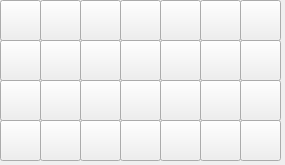
    <widget class="QWidget" name="scrollAreaWidgetContents">
     <property name="geometry">
      <rect>
       <x>0</x>
       <y>0</y>
       <width>285</width>
       <height>165</height>
      </rect>
     </property>
     <property name="font">
      <font>
       <pointsize>10</pointsize>
       <weight>50</weight>
       <bold>false</bold>
      </font>
     </property>
     <widget class="QPushButton" name="conMake_21_BTN">
      <property name="geometry">
       <rect>
        <x>240</x>
        <y>80</y>
        <width>41</width>
        <height>41</height>
       </rect>
      </property>
      <property name="minimumSize">
       <size>
        <width>41</width>
        <height>41</height>
       </size>
      </property>
      <property name="maximumSize">
       <size>
        <width>41</width>
        <height>41</height>
       </size>
      </property>
      <property name="cursor">
       <cursorShape>PointingHandCursor</cursorShape>
      </property>
      <property name="text">
       <string/>
      </property>
      <property name="iconSize">
       <size>
        <width>41</width>
        <height>41</height>
       </size>
      </property>
     </widget>
     <widget class="QPushButton" name="conMake_17_BTN">
      <property name="geometry">
       <rect>
        <x>80</x>
        <y>80</y>
        <width>41</width>
        <height>41</height>
       </rect>
      </property>
      <property name="minimumSize">
       <size>
        <width>41</width>
        <height>41</height>
       </size>
      </property>
      <property name="maximumSize">
       <size>
        <width>41</width>
        <height>41</height>
       </size>
      </property>
      <property name="cursor">
       <cursorShape>PointingHandCursor</cursorShape>
      </property>
      <property name="text">
       <string/>
      </property>
      <property name="iconSize">
       <size>
        <width>41</width>
        <height>41</height>
       </size>
      </property>
     </widget>
     <widget class="QPushButton" name="conMake_27_BTN">
      <property name="geometry">
       <rect>
        <x>200</x>
        <y>120</y>
        <width>41</width>
        <height>41</height>
       </rect>
      </property>
      <property name="minimumSize">
       <size>
        <width>41</width>
        <height>41</height>
       </size>
      </property>
      <property name="maximumSize">
       <size>
        <width>41</width>
        <height>41</height>
       </size>
      </property>
      <property name="cursor">
       <cursorShape>PointingHandCursor</cursorShape>
      </property>
      <property name="text">
       <string/>
      </property>
      <property name="iconSize">
       <size>
        <width>41</width>
        <height>41</height>
       </size>
      </property>
     </widget>
     <widget class="QPushButton" name="conMake_05_BTN">
      <property name="geometry">
       <rect>
        <x>160</x>
        <y>0</y>
        <width>41</width>
        <height>41</height>
       </rect>
      </property>
      <property name="minimumSize">
       <size>
        <width>41</width>
        <height>41</height>
       </size>
      </property>
      <property name="maximumSize">
       <size>
        <width>41</width>
        <height>41</height>
       </size>
      </property>
      <property name="cursor">
       <cursorShape>PointingHandCursor</cursorShape>
      </property>
      <property name="text">
       <string/>
      </property>
      <property name="iconSize">
       <size>
        <width>41</width>
        <height>41</height>
       </size>
      </property>
     </widget>
     <widget class="QPushButton" name="conMake_15_BTN">
      <property name="geometry">
       <rect>
        <x>0</x>
        <y>80</y>
        <width>41</width>
        <height>41</height>
       </rect>
      </property>
      <property name="minimumSize">
       <size>
        <width>41</width>
        <height>41</height>
       </size>
      </property>
      <property name="maximumSize">
       <size>
        <width>41</width>
        <height>41</height>
       </size>
      </property>
      <property name="cursor">
       <cursorShape>PointingHandCursor</cursorShape>
      </property>
      <property name="text">
       <string/>
      </property>
      <property name="iconSize">
       <size>
        <width>41</width>
        <height>41</height>
       </size>
      </property>
     </widget>
     <widget class="QPushButton" name="conMake_12_BTN">
      <property name="geometry">
       <rect>
        <x>160</x>
        <y>40</y>
        <width>41</width>
        <height>41</height>
       </rect>
      </property>
      <property name="minimumSize">
       <size>
        <width>41</width>
        <height>41</height>
       </size>
      </property>
      <property name="maximumSize">
       <size>
        <width>41</width>
        <height>41</height>
       </size>
      </property>
      <property name="cursor">
       <cursorShape>PointingHandCursor</cursorShape>
      </property>
      <property name="text">
       <string/>
      </property>
      <property name="iconSize">
       <size>
        <width>41</width>
        <height>41</height>
       </size>
      </property>
     </widget>
     <widget class="QPushButton" name="conMake_09_BTN">
      <property name="geometry">
       <rect>
        <x>40</x>
        <y>40</y>
        <width>41</width>
        <height>41</height>
       </rect>
      </property>
      <property name="minimumSize">
       <size>
        <width>41</width>
        <height>41</height>
       </size>
      </property>
      <property name="maximumSize">
       <size>
        <width>41</width>
        <height>41</height>
       </size>
      </property>
      <property name="cursor">
       <cursorShape>PointingHandCursor</cursorShape>
      </property>
      <property name="text">
       <string/>
      </property>
      <property name="iconSize">
       <size>
        <width>41</width>
        <height>41</height>
       </size>
      </property>
     </widget>
     <widget class="QPushButton" name="conMake_18_BTN">
      <property name="geometry">
       <rect>
        <x>120</x>
        <y>80</y>
        <width>41</width>
        <height>41</height>
       </rect>
      </property>
      <property name="minimumSize">
       <size>
        <width>41</width>
        <height>41</height>
       </size>
      </property>
      <property name="maximumSize">
       <size>
        <width>41</width>
        <height>41</height>
       </size>
      </property>
      <property name="cursor">
       <cursorShape>PointingHandCursor</cursorShape>
      </property>
      <property name="text">
       <string/>
      </property>
      <property name="iconSize">
       <size>
        <width>41</width>
        <height>41</height>
       </size>
      </property>
     </widget>
     <widget class="QPushButton" name="conMake_14_BTN">
      <property name="geometry">
       <rect>
        <x>240</x>
        <y>40</y>
        <width>41</width>
        <height>41</height>
       </rect>
      </property>
      <property name="minimumSize">
       <size>
        <width>41</width>
        <height>41</height>
       </size>
      </property>
      <property name="maximumSize">
       <size>
        <width>41</width>
        <height>41</height>
       </size>
      </property>
      <property name="cursor">
       <cursorShape>PointingHandCursor</cursorShape>
      </property>
      <property name="text">
       <string/>
      </property>
      <property name="iconSize">
       <size>
        <width>41</width>
        <height>41</height>
       </size>
      </property>
     </widget>
     <widget class="QPushButton" name="conMake_08_BTN">
      <property name="geometry">
       <rect>
        <x>0</x>
        <y>40</y>
        <width>41</width>
        <height>41</height>
       </rect>
      </property>
      <property name="minimumSize">
       <size>
        <width>41</width>
        <height>41</height>
       </size>
      </property>
      <property name="maximumSize">
       <size>
        <width>41</width>
        <height>41</height>
       </size>
      </property>
      <property name="cursor">
       <cursorShape>PointingHandCursor</cursorShape>
      </property>
      <property name="text">
       <string/>
      </property>
      <property name="iconSize">
       <size>
        <width>41</width>
        <height>41</height>
       </size>
      </property>
     </widget>
     <widget class="QPushButton" name="conMake_20_BTN">
      <property name="geometry">
       <rect>
        <x>200</x>
        <y>80</y>
        <width>41</width>
        <height>41</height>
       </rect>
      </property>
      <property name="minimumSize">
       <size>
        <width>41</width>
        <height>41</height>
       </size>
      </property>
      <property name="maximumSize">
       <size>
        <width>41</width>
        <height>41</height>
       </size>
      </property>
      <property name="cursor">
       <cursorShape>PointingHandCursor</cursorShape>
      </property>
      <property name="text">
       <string/>
      </property>
      <property name="iconSize">
       <size>
        <width>41</width>
        <height>41</height>
       </size>
      </property>
     </widget>
     <widget class="QPushButton" name="conMake_06_BTN">
      <property name="geometry">
       <rect>
        <x>200</x>
        <y>0</y>
        <width>41</width>
        <height>41</height>
       </rect>
      </property>
      <property name="minimumSize">
       <size>
        <width>41</width>
        <height>41</height>
       </size>
      </property>
      <property name="maximumSize">
       <size>
        <width>41</width>
        <height>41</height>
       </size>
      </property>
      <property name="cursor">
       <cursorShape>PointingHandCursor</cursorShape>
      </property>
      <property name="text">
       <string/>
      </property>
      <property name="iconSize">
       <size>
        <width>41</width>
        <height>41</height>
       </size>
      </property>
     </widget>
     <widget class="QPushButton" name="conMake_22_BTN">
      <property name="geometry">
       <rect>
        <x>0</x>
        <y>120</y>
        <width>41</width>
        <height>41</height>
       </rect>
      </property>
      <property name="minimumSize">
       <size>
        <width>41</width>
        <height>41</height>
       </size>
      </property>
      <property name="maximumSize">
       <size>
        <width>41</width>
        <height>41</height>
       </size>
      </property>
      <property name="cursor">
       <cursorShape>PointingHandCursor</cursorShape>
      </property>
      <property name="text">
       <string/>
      </property>
      <property name="iconSize">
       <size>
        <width>41</width>
        <height>41</height>
       </size>
      </property>
     </widget>
     <widget class="QPushButton" name="conMake_10_BTN">
      <property name="geometry">
       <rect>
        <x>80</x>
        <y>40</y>
        <width>41</width>
        <height>41</height>
       </rect>
      </property>
      <property name="minimumSize">
       <size>
        <width>41</width>
        <height>41</height>
       </size>
      </property>
      <property name="maximumSize">
       <size>
        <width>41</width>
        <height>41</height>
       </size>
      </property>
      <property name="cursor">
       <cursorShape>PointingHandCursor</cursorShape>
      </property>
      <property name="text">
       <string/>
      </property>
      <property name="iconSize">
       <size>
        <width>41</width>
        <height>41</height>
       </size>
      </property>
     </widget>
     <widget class="QPushButton" name="conMake_07_BTN">
      <property name="geometry">
       <rect>
        <x>240</x>
        <y>0</y>
        <width>41</width>
        <height>41</height>
       </rect>
      </property>
      <property name="minimumSize">
       <size>
        <width>41</width>
        <height>41</height>
       </size>
      </property>
      <property name="maximumSize">
       <size>
        <width>41</width>
        <height>41</height>
       </size>
      </property>
      <property name="cursor">
       <cursorShape>PointingHandCursor</cursorShape>
      </property>
      <property name="text">
       <string/>
      </property>
      <property name="iconSize">
       <size>
        <width>41</width>
        <height>41</height>
       </size>
      </property>
     </widget>
     <widget class="QPushButton" name="conMake_23_BTN">
      <property name="geometry">
       <rect>
        <x>40</x>
        <y>120</y>
        <width>41</width>
        <height>41</height>
       </rect>
      </property>
      <property name="minimumSize">
       <size>
        <width>41</width>
        <height>41</height>
       </size>
      </property>
      <property name="maximumSize">
       <size>
        <width>41</width>
        <height>41</height>
       </size>
      </property>
      <property name="cursor">
       <cursorShape>PointingHandCursor</cursorShape>
      </property>
      <property name="text">
       <string/>
      </property>
      <property name="iconSize">
       <size>
        <width>41</width>
        <height>41</height>
       </size>
      </property>
     </widget>
     <widget class="QPushButton" name="conMake_01_BTN">
      <property name="geometry">
       <rect>
        <x>0</x>
        <y>0</y>
        <width>41</width>
        <height>41</height>
       </rect>
      </property>
      <property name="minimumSize">
       <size>
        <width>41</width>
        <height>41</height>
       </size>
      </property>
      <property name="maximumSize">
       <size>
        <width>41</width>
        <height>41</height>
       </size>
      </property>
      <property name="cursor">
       <cursorShape>PointingHandCursor</cursorShape>
      </property>
      <property name="autoFillBackground">
       <bool>false</bool>
      </property>
      <property name="text">
       <string/>
      </property>
      <property name="iconSize">
       <size>
        <width>41</width>
        <height>41</height>
       </size>
      </property>
      <property name="shortcut">
       <string>Enter</string>
      </property>
     </widget>
     <widget class="QPushButton" name="conMake_25_BTN">
      <property name="geometry">
       <rect>
        <x>120</x>
        <y>120</y>
        <width>41</width>
        <height>41</height>
       </rect>
      </property>
      <property name="minimumSize">
       <size>
        <width>41</width>
        <height>41</height>
       </size>
      </property>
      <property name="maximumSize">
       <size>
        <width>41</width>
        <height>41</height>
       </size>
      </property>
      <property name="cursor">
       <cursorShape>PointingHandCursor</cursorShape>
      </property>
      <property name="text">
       <string/>
      </property>
      <property name="iconSize">
       <size>
        <width>41</width>
        <height>41</height>
       </size>
      </property>
     </widget>
     <widget class="QPushButton" name="conMake_02_BTN">
      <property name="geometry">
       <rect>
        <x>40</x>
        <y>0</y>
        <width>41</width>
        <height>41</height>
       </rect>
      </property>
      <property name="minimumSize">
       <size>
        <width>41</width>
        <height>41</height>
       </size>
      </property>
      <property name="maximumSize">
       <size>
        <width>41</width>
        <height>41</height>
       </size>
      </property>
      <property name="cursor">
       <cursorShape>PointingHandCursor</cursorShape>
      </property>
      <property name="text">
       <string/>
      </property>
      <property name="iconSize">
       <size>
        <width>41</width>
        <height>41</height>
       </size>
      </property>
      <property name="shortcut">
       <string>Ctrl+S</string>
      </property>
     </widget>
     <widget class="QPushButton" name="conMake_04_BTN">
      <property name="geometry">
       <rect>
        <x>120</x>
        <y>0</y>
        <width>41</width>
        <height>41</height>
       </rect>
      </property>
      <property name="minimumSize">
       <size>
        <width>41</width>
        <height>41</height>
       </size>
      </property>
      <property name="maximumSize">
       <size>
        <width>41</width>
        <height>41</height>
       </size>
      </property>
      <property name="cursor">
       <cursorShape>PointingHandCursor</cursorShape>
      </property>
      <property name="text">
       <string/>
      </property>
      <property name="iconSize">
       <size>
        <width>41</width>
        <height>41</height>
       </size>
      </property>
     </widget>
     <widget class="QPushButton" name="conMake_24_BTN">
      <property name="geometry">
       <rect>
        <x>80</x>
        <y>120</y>
        <width>41</width>
        <height>41</height>
       </rect>
      </property>
      <property name="minimumSize">
       <size>
        <width>41</width>
        <height>41</height>
       </size>
      </property>
      <property name="maximumSize">
       <size>
        <width>41</width>
        <height>41</height>
       </size>
      </property>
      <property name="cursor">
       <cursorShape>PointingHandCursor</cursorShape>
      </property>
      <property name="text">
       <string/>
      </property>
      <property name="iconSize">
       <size>
        <width>41</width>
        <height>41</height>
       </size>
      </property>
     </widget>
     <widget class="QPushButton" name="conMake_28_BTN">
      <property name="geometry">
       <rect>
        <x>240</x>
        <y>120</y>
        <width>41</width>
        <height>41</height>
       </rect>
      </property>
      <property name="minimumSize">
       <size>
        <width>41</width>
        <height>41</height>
       </size>
      </property>
      <property name="maximumSize">
       <size>
        <width>41</width>
        <height>41</height>
       </size>
      </property>
      <property name="cursor">
       <cursorShape>PointingHandCursor</cursorShape>
      </property>
      <property name="text">
       <string/>
      </property>
      <property name="iconSize">
       <size>
        <width>41</width>
        <height>41</height>
       </size>
      </property>
     </widget>
     <widget class="QPushButton" name="conMake_11_BTN">
      <property name="geometry">
       <rect>
        <x>120</x>
        <y>40</y>
        <width>41</width>
        <height>41</height>
       </rect>
      </property>
      <property name="minimumSize">
       <size>
        <width>41</width>
        <height>41</height>
       </size>
      </property>
      <property name="maximumSize">
       <size>
        <width>41</width>
        <height>41</height>
       </size>
      </property>
      <property name="cursor">
       <cursorShape>PointingHandCursor</cursorShape>
      </property>
      <property name="text">
       <string/>
      </property>
      <property name="iconSize">
       <size>
        <width>41</width>
        <height>41</height>
       </size>
      </property>
     </widget>
     <widget class="QPushButton" name="conMake_16_BTN">
      <property name="geometry">
       <rect>
        <x>40</x>
        <y>80</y>
        <width>41</width>
        <height>41</height>
       </rect>
      </property>
      <property name="minimumSize">
       <size>
        <width>41</width>
        <height>41</height>
       </size>
      </property>
      <property name="maximumSize">
       <size>
        <width>41</width>
        <height>41</height>
       </size>
      </property>
      <property name="cursor">
       <cursorShape>PointingHandCursor</cursorShape>
      </property>
      <property name="text">
       <string/>
      </property>
      <property name="iconSize">
       <size>
        <width>41</width>
        <height>41</height>
       </size>
      </property>
     </widget>
     <widget class="QPushButton" name="conMake_13_BTN">
      <property name="geometry">
       <rect>
        <x>200</x>
        <y>40</y>
        <width>41</width>
        <height>41</height>
       </rect>
      </property>
      <property name="minimumSize">
       <size>
        <width>41</width>
        <height>41</height>
       </size>
      </property>
      <property name="maximumSize">
       <size>
        <width>41</width>
        <height>41</height>
       </size>
      </property>
      <property name="cursor">
       <cursorShape>PointingHandCursor</cursorShape>
      </property>
      <property name="text">
       <string/>
      </property>
      <property name="iconSize">
       <size>
        <width>41</width>
        <height>41</height>
       </size>
      </property>
     </widget>
     <widget class="QPushButton" name="conMake_19_BTN">
      <property name="geometry">
       <rect>
        <x>160</x>
        <y>80</y>
        <width>41</width>
        <height>41</height>
       </rect>
      </property>
      <property name="minimumSize">
       <size>
        <width>41</width>
        <height>41</height>
       </size>
      </property>
      <property name="maximumSize">
       <size>
        <width>41</width>
        <height>41</height>
       </size>
      </property>
      <property name="cursor">
       <cursorShape>PointingHandCursor</cursorShape>
      </property>
      <property name="text">
       <string/>
      </property>
      <property name="iconSize">
       <size>
        <width>41</width>
        <height>41</height>
       </size>
      </property>
     </widget>
     <widget class="QPushButton" name="conMake_03_BTN">
      <property name="geometry">
       <rect>
        <x>80</x>
        <y>0</y>
        <width>41</width>
        <height>41</height>
       </rect>
      </property>
      <property name="minimumSize">
       <size>
        <width>41</width>
        <height>41</height>
       </size>
      </property>
      <property name="maximumSize">
       <size>
        <width>41</width>
        <height>41</height>
       </size>
      </property>
      <property name="cursor">
       <cursorShape>PointingHandCursor</cursorShape>
      </property>
      <property name="text">
       <string/>
      </property>
      <property name="icon">
       <iconset>
        <normaloff>../../../../../../dexter/Cache_DATA/CRT/JYH/iamges/box_03_btn.jpg</normaloff>../../../../../../dexter/Cache_DATA/CRT/JYH/iamges/box_03_btn.jpg</iconset>
      </property>
      <property name="iconSize">
       <size>
        <width>41</width>
        <height>41</height>
       </size>
      </property>
     </widget>
     <widget class="QPushButton" name="conMake_26_BTN">
      <property name="geometry">
       <rect>
        <x>160</x>
        <y>120</y>
        <width>41</width>
        <height>41</height>
       </rect>
      </property>
      <property name="minimumSize">
       <size>
        <width>41</width>
        <height>41</height>
       </size>
      </property>
      <property name="maximumSize">
       <size>
        <width>41</width>
        <height>41</height>
       </size>
      </property>
      <property name="cursor">
       <cursorShape>PointingHandCursor</cursorShape>
      </property>
      <property name="text">
       <string/>
      </property>
      <property name="iconSize">
       <size>
        <width>41</width>
        <height>41</height>
       </size>
      </property>
     </widget>
     <zorder>conMake_28_BTN</zorder>
     <zorder>conMake_21_BTN</zorder>
     <zorder>conMake_17_BTN</zorder>
     <zorder>conMake_27_BTN</zorder>
     <zorder>conMake_05_BTN</zorder>
     <zorder>conMake_15_BTN</zorder>
     <zorder>conMake_12_BTN</zorder>
     <zorder>conMake_09_BTN</zorder>
     <zorder>conMake_18_BTN</zorder>
     <zorder>conMake_14_BTN</zorder>
     <zorder>conMake_08_BTN</zorder>
     <zorder>conMake_20_BTN</zorder>
     <zorder>conMake_06_BTN</zorder>
     <zorder>conMake_22_BTN</zorder>
     <zorder>conMake_10_BTN</zorder>
     <zorder>conMake_07_BTN</zorder>
     <zorder>conMake_23_BTN</zorder>
     <zorder>conMake_01_BTN</zorder>
     <zorder>conMake_25_BTN</zorder>
     <zorder>conMake_02_BTN</zorder>
     <zorder>conMake_04_BTN</zorder>
     <zorder>conMake_24_BTN</zorder>
     <zorder>conMake_11_BTN</zorder>
     <zorder>conMake_16_BTN</zorder>
     <zorder>conMake_13_BTN</zorder>
     <zorder>conMake_19_BTN</zorder>
     <zorder>conMake_03_BTN</zorder>
     <zorder>conMake_26_BTN</zorder>
    </widget>
